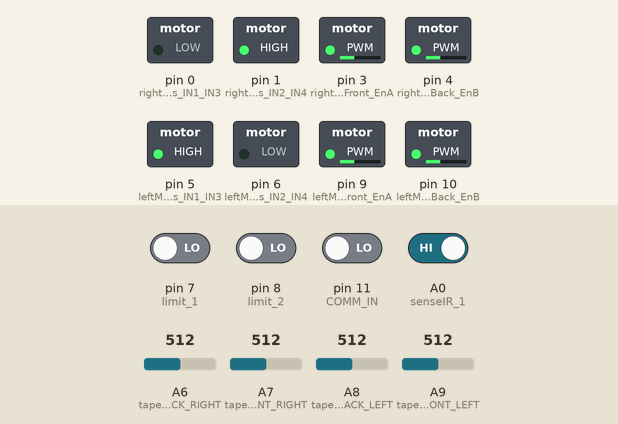
Simulated run of this program. Board: Teensy 3. Shown: switched loads named in the program (green lamp = pin HIGH). The test bench sets the inputs (shaded band); at power-on: A0 (senseIR_1) HIGH, pin 7 (limit_1), pin 8 (limit_2), pin 11 (COMM_IN) LOW, A7 (tapeIR_FRONT_RIGHT) = 512, A6 (tapeIR_BACK_RIGHT) = 512, A8 (tapeIR_BACK_LEFT) = 512, A9 (tapeIR_FRONT_LEFT) = 512. What the program prints to the serial monitor is not drawn.

Above: at 1.2 s.
1.3 s: pin 11 (COMM_IN) driven HIGH
At 4.0 s:
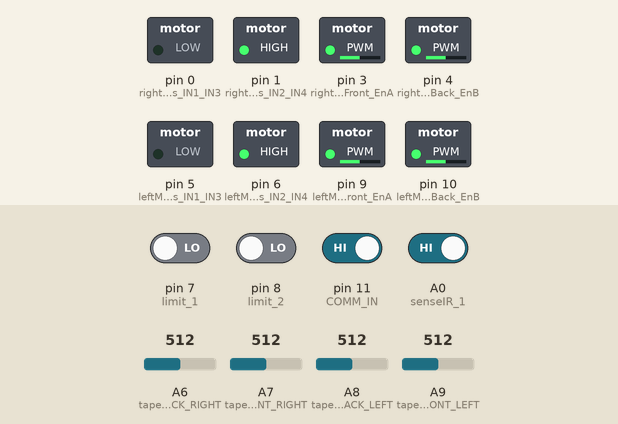
4.3 s: A7 (tapeIR_FRONT_RIGHT) set to 165
5.8 s: A7 (tapeIR_FRONT_RIGHT) set to 138
At 6.3 s:
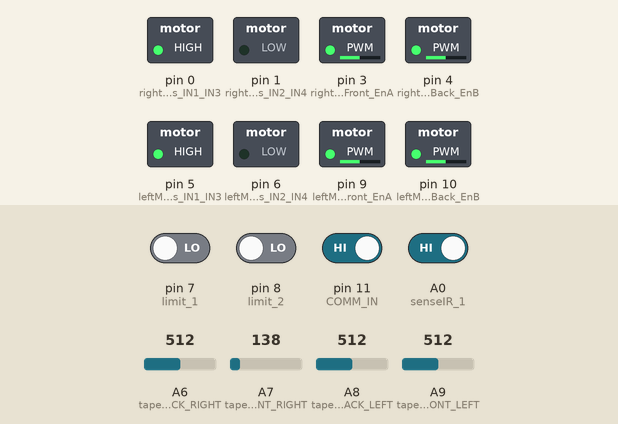
8.8 s: A7 (tapeIR_FRONT_RIGHT) set to 160
At 10.3 s:
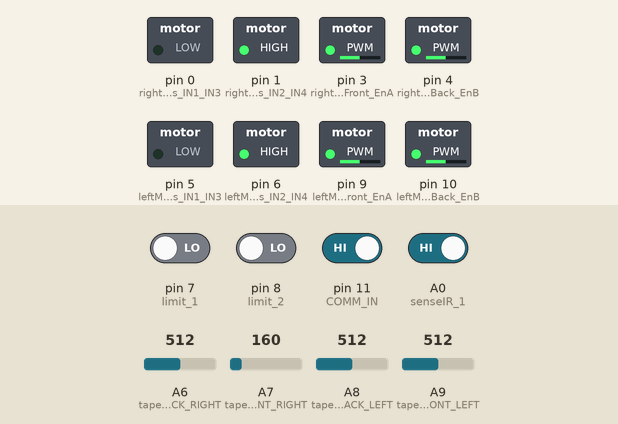
10.7 s: pin 7 (limit_1) driven HIGH
At 11.3 s:
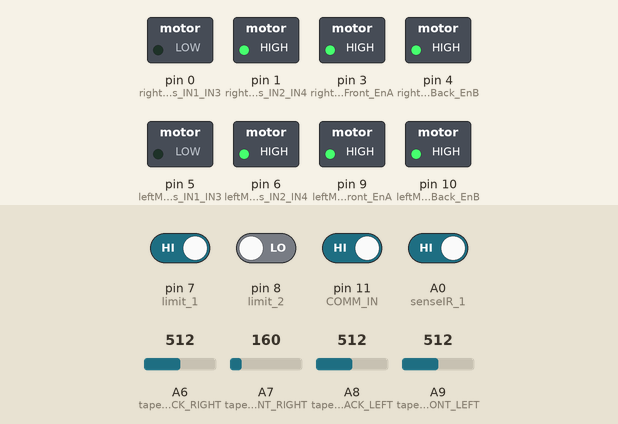
12.2 s: A6 (tapeIR_BACK_RIGHT) set to 162
13.7 s: A6 (tapeIR_BACK_RIGHT) set to 140
At 50.7 s:
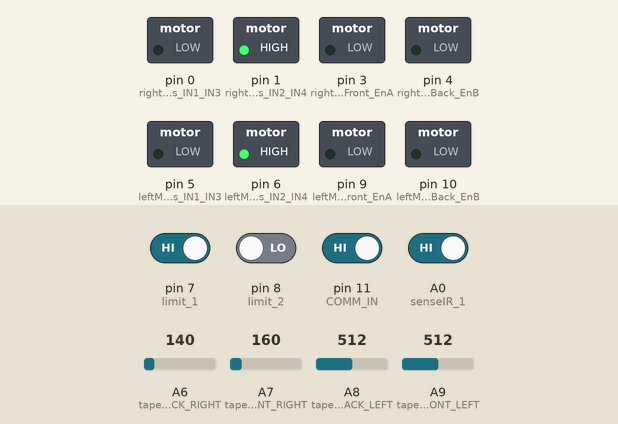
Timing chart, 0 to 51.5 s (numbered marks = the images above; inputs shaded):
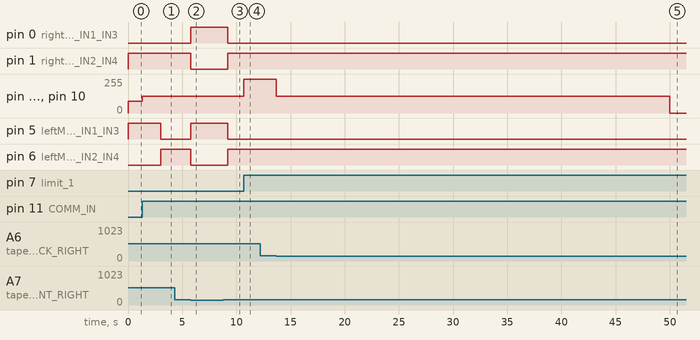

The program:

main.cpp
```cpp
#include <Arduino.h>
#include <Metro.h>

/*-----------------------------Module Defines-----------------------------*/
#define IR_BEACON_FREQUENCY     1000
#define GAME_TIMER_INTERVAL     50000
#define ROTATE_PI_INTERVAL      3000
#define OB_BACK_INTERVAL        500
#define OB_ROTATE_INTERVAL      1200
#define REVERSE_INTERVAL        500
#define MOTOR_FULL_SPEED        255
#define MOTOR_HALF_SPEED        124
#define MOTOR_SLOW_SPEED        90
#define MOTOR_STOP              0
#define LINE_THRESHOLD          150

/*-----------------------Module Function Prototypes-----------------------*/
void checkGlobalEvents(void);
void handleIdle(void);
void handleLocalize(void);
void handleAlign(void);
void handleMoveForward(void);
void handleOutOfBounds(void);
void handlePushing(void);
void handleReversing(void);
void handleSwitching(void);
void activateSpeed(int value);
void handleOutOfBoundsRotate(void);
void handleOutOfBoundsBackup(void);
void handleOutOfBoundsForward(void);
void gameFinished(void);
void alignmentFinished(void);
void outOfBoundsFinished(void);


/*---------------------------State Definitions----------------------------*/
typedef enum {
  STATE_IDLE,
  STATE_LOCALIZE,
  STATE_ALIGN,
  STATE_FORWARD,
  STATE_OUT_OB_ROT,
  STATE_OUT_OB_BACK,
  STATE_OUT_OB_FORWARD,
  STATE_PUSHING,
} States_t;

/*----------------------------Module Variables----------------------------*/
States_t state;
static Metro gameTimer = Metro(GAME_TIMER_INTERVAL);
static Metro alignTimer = Metro(ROTATE_PI_INTERVAL);
static Metro outOfBoundsRotateTimer = Metro(OB_ROTATE_INTERVAL);
static Metro outOfBoundsBackwardForwardTimer = Metro(OB_BACK_INTERVAL);
static Metro reverseTimer = Metro(REVERSE_INTERVAL);
static Metro switchTimer = Metro(ROTATE_PI_INTERVAL * 1.5);
IntervalTimer inputFrequencyTimer;

bool gameActive = true;

const uint8_t tapeIR_FRONT_LEFT = 23;          // Front Left Tape Sensor
const uint8_t tapeIR_FRONT_RIGHT = 21;         // Front Right Tape Sensor
const uint8_t tapeIR_BACK_LEFT = 22;           // Back Left Tape Sensor
const uint8_t tapeIR_BACK_RIGHT = 20;          // Back Right Tape Sensor

const uint8_t senseIR_1 = 14;                  // IR Beacon Sensor

const uint8_t rightMotors_IN1_IN3 = 0;         // Logic 1
const uint8_t rightMotors_IN2_IN4 = 1;         // Logic 2
const uint8_t rightMotorFront_EnA = 3;         // PWM Speed Control
const uint8_t rightMotorBack_EnB = 4;          // PWM Speed Control

const uint8_t leftMotors_IN1_IN3 = 5;          // Logic 1
const uint8_t leftMotors_IN2_IN4 = 6;          // Logic 2
const uint8_t leftMotorFront_EnA = 9;          // PWM Speed Control
const uint8_t leftMotorBack_EnB = 10;          // PWM Speed Control

const uint8_t limit_1 = 7;                     // Limit Switch 1
const uint8_t limit_2 = 8;                     // Limit Switch 2

const uint8_t COMM_IN = 11;                    // Input from other bot
const uint8_t COMM_OUT = 12;                   // Output to other bot

int key;                                       // Motor Test Input
int limit1Input;                               // First limit switch input reading
int limit2Input;                               // Second limit switch input reading
int tapeInput1;                                // Left tape sensor input reading
int tapeInput2;                                // Right tape sensor input reading
int measuredIRFrequency = 0;                   // IR sensor input reading

volatile uint16_t edgeCount = 0;               // Track number of falling waves in waveform
volatile float irMeasurementFrequency = 10000; // Calculate every 10,000 micro-seconds
float irFrequencyPrecision = 20;               // Need to calibrate

bool rotationDirection = 'R';

/*-----------------------------Main Functions-----------------------------*/

void countFallingEdges() {
  edgeCount++;
}

void recordMeasuredIRFrequency() {
  noInterrupts();
  measuredIRFrequency = edgeCount * 100;
  edgeCount = 0;
  interrupts();
}

void setup() {
  Serial.begin(9300);
  //while(!Serial);

  state = STATE_IDLE;

  pinMode(tapeIR_FRONT_LEFT, INPUT);            // Set Pin 23 as tape sensor input
  pinMode(tapeIR_FRONT_RIGHT, INPUT);           // Set Pin 23 as tape sensor input
  pinMode(tapeIR_BACK_LEFT, INPUT);             // Set Pin 23 as tape sensor input
  pinMode(tapeIR_BACK_RIGHT, INPUT);            // Set Pin 23 as tape sensor input

  pinMode(senseIR_1, INPUT);                    // Set Pin 14 as IR beacon sensor

  pinMode(rightMotors_IN1_IN3, OUTPUT);         // Set Pin 0 as Right Motor Logic Input 1
  pinMode(rightMotors_IN2_IN4, OUTPUT);         // Set Pin 1 as Right Motor Logic Input 2
  pinMode(rightMotorFront_EnA, OUTPUT);         // Set Pin 3 as Right Front Motor PWM Speed Control
  pinMode(rightMotorBack_EnB, OUTPUT);          // Set Pin 4 as Right Back Motor PWM Speed Control

  pinMode(leftMotors_IN1_IN3, OUTPUT);          // Set Pin 5 as Left Motor Logic Input 1
  pinMode(leftMotors_IN2_IN4, OUTPUT);          // Set Pin 6 as Left Motor Logic Input 2
  pinMode(leftMotorFront_EnA, OUTPUT);          // Set Pin 9 as Left Front Motor PWM Speed Control
  pinMode(leftMotorBack_EnB, OUTPUT);           // Set Pin 10 as Left Back Motor PWM Speed Control

  pinMode(limit_1, INPUT);                      // Set Pin 7 as Limit Switch 1
  pinMode(limit_2, INPUT);                      // Set Pin 8 as Limit Switch 2

  attachInterrupt(digitalPinToInterrupt(senseIR_1), countFallingEdges, FALLING);
  inputFrequencyTimer.begin(recordMeasuredIRFrequency, irMeasurementFrequency);
}

void endGame() {
  state = STATE_IDLE;
  activateSpeed(MOTOR_STOP);
  Serial.println("Game over");
}

void loop() {
  checkGlobalEvents();
  if (!gameActive) {
    endGame();
  }
  switch (state) {
    case STATE_IDLE:
      Serial.println("State: Idle");
      handleIdle();
      break;
    case STATE_LOCALIZE:
      Serial.println("State: Localize");
      handleLocalize();
      break;
    case STATE_ALIGN:
      Serial.println("State: Align");
      handleAlign();
      break;
    case STATE_FORWARD:
      Serial.println("State: Forward");
      handleMoveForward();
      break;
    case STATE_OUT_OB_ROT:
      Serial.println("State: Out of bounds, turning");
      handleOutOfBoundsRotate();
      break;
    case STATE_OUT_OB_BACK:
      Serial.println("State: Out of bounds, backing up");
      handleOutOfBoundsBackup();
      break;
    case STATE_OUT_OB_FORWARD:
      Serial.println("State: Out of bounds, going forward");
      handleOutOfBoundsForward();
      break;
    case STATE_PUSHING:
      Serial.println("State: Pushing");
      handlePushing();
      break;
    default:    // Should never get into an unhandled state
      Serial.println("What is this I do not even...");
  }
}

uint8_t testGameTimerExpired(void) {
  return (uint8_t) gameTimer.check();
}

uint8_t testAlignTimerExpired(void) {
  return (uint8_t) alignTimer.check();
}

uint8_t testOutOfBoundsRotateTimerExpired(void) {
  return (uint8_t) outOfBoundsRotateTimer.check();
}

uint8_t testOutOfBoundsBackupForwardTimerExpired(void) {
  return (uint8_t) outOfBoundsBackwardForwardTimer.check();
}

void checkGlobalEvents() {
  limit1Input = digitalRead(limit_1);
  limit2Input = digitalRead(limit_2);
  if (testGameTimerExpired()) gameFinished();
}

void gameFinished(){
  gameActive = false;
}

void handleIdle(){
  if (gameActive) {
    gameTimer.reset();
    state = STATE_LOCALIZE;
  }
};

void setDirectionLeft(){
  digitalWrite(rightMotors_IN1_IN3, HIGH);
  digitalWrite(rightMotors_IN2_IN4, LOW);

  digitalWrite(leftMotors_IN1_IN3, LOW);
  digitalWrite(leftMotors_IN2_IN4, HIGH);
}

void setDirectionRight(){
  digitalWrite(rightMotors_IN1_IN3, LOW);
  digitalWrite(rightMotors_IN2_IN4, HIGH);

  digitalWrite(leftMotors_IN1_IN3, HIGH);
  digitalWrite(leftMotors_IN2_IN4, LOW);
}

void activateSpeed(int value){
  analogWrite(rightMotorFront_EnA, value);
  analogWrite(rightMotorBack_EnB, value);

  analogWrite(leftMotorFront_EnA, value);
  analogWrite(leftMotorBack_EnB, value);
}

void alignmentFinished(){
  Serial.println("Alignment finished");
  state = STATE_FORWARD;
}

void handleLocalize(){
  setDirectionRight();
  activateSpeed(MOTOR_SLOW_SPEED);
  Serial.println(abs(IR_BEACON_FREQUENCY - measuredIRFrequency));
  if (abs(IR_BEACON_FREQUENCY - measuredIRFrequency) < irFrequencyPrecision){
    state = STATE_ALIGN;
    // Send beacon signal via comm
    digitalWrite(COMM_OUT, HIGH);
    alignTimer.reset();
  }
  if (digitalRead(COMM_IN) == HIGH){
    state = STATE_ALIGN;
    rotationDirection = 'L';
  }
};

void handleAlign(){
  if (testAlignTimerExpired()) {
    Serial.println("Align timer expired");
    alignmentFinished();
  }

  if (rotationDirection == 'R') {
    setDirectionRight();
  }
  else if (rotationDirection == 'L') {
    setDirectionLeft();
  }

  activateSpeed(MOTOR_HALF_SPEED);
};

void setDirectionForward() {
  digitalWrite(rightMotors_IN1_IN3, LOW);
  digitalWrite(rightMotors_IN2_IN4, HIGH);

  digitalWrite(leftMotors_IN1_IN3, LOW);
  digitalWrite(leftMotors_IN2_IN4, HIGH);
}

void setDirectionBackward() {
  digitalWrite(rightMotors_IN1_IN3, HIGH);
  digitalWrite(rightMotors_IN2_IN4, LOW);

  digitalWrite(leftMotors_IN1_IN3, HIGH);
  digitalWrite(leftMotors_IN2_IN4, LOW);
}

void outOfBoundsFinished() {
  state = STATE_FORWARD;
}

void avoidLines() {
  uint16_t tapeSensorMeasurementFrontLeft = analogRead(tapeIR_FRONT_LEFT);
  uint16_t tapeSensorMeasurementFrontRight = analogRead(tapeIR_FRONT_RIGHT);
  uint16_t tapeSensorMeasurementBackLeft = analogRead(tapeIR_BACK_LEFT);
  uint16_t tapeSensorMeasurementBackRight = analogRead(tapeIR_BACK_RIGHT);
  Serial.println(LINE_THRESHOLD);
  if (tapeSensorMeasurementFrontLeft < LINE_THRESHOLD || tapeSensorMeasurementFrontRight < LINE_THRESHOLD) {
    state = STATE_OUT_OB_BACK;
    outOfBoundsBackwardForwardTimer.reset();
  }
  else if (tapeSensorMeasurementBackLeft < LINE_THRESHOLD || tapeSensorMeasurementBackRight < LINE_THRESHOLD) {
    state = STATE_OUT_OB_FORWARD;
    outOfBoundsBackwardForwardTimer.reset();
  }
}

void stopMotors(){
  digitalWrite(rightMotors_IN1_IN3, HIGH);
  digitalWrite(rightMotors_IN2_IN4, HIGH);

  digitalWrite(leftMotors_IN1_IN3, HIGH);
  digitalWrite(leftMotors_IN2_IN4, HIGH);
}

void resumeForward(){
  state = STATE_FORWARD;
}

void handleMoveForward(){
  setDirectionForward();
  activateSpeed(MOTOR_HALF_SPEED);
  if (limit1Input == 1 || limit2Input == 1){
    state = STATE_PUSHING;
  }
  avoidLines();
};

void handleOutOfBoundsRotate(){
  if (rotationDirection == 'L'){
    setDirectionLeft();
  }
  else if (rotationDirection == 'R'){
    setDirectionRight();
  }
  activateSpeed(MOTOR_HALF_SPEED);
  if (testOutOfBoundsRotateTimerExpired()) outOfBoundsFinished();
};

void handleOutOfBoundsBackup(){
  setDirectionBackward();
  activateSpeed(MOTOR_HALF_SPEED);
  if (testOutOfBoundsBackupForwardTimerExpired()){
    state = STATE_OUT_OB_ROT;
    outOfBoundsRotateTimer.reset();
  }
};

void handleOutOfBoundsForward(){
  setDirectionForward();
  activateSpeed(MOTOR_HALF_SPEED);
  if (testOutOfBoundsBackupForwardTimerExpired()){
    state = STATE_OUT_OB_ROT;
    outOfBoundsRotateTimer.reset();
  }
};

void handlePushing(){
  setDirectionForward();
  activateSpeed(MOTOR_FULL_SPEED);
  avoidLines();
};
```

Measured:
- the behaviour switches between 150 and 149 on A7 (tapeIR_FRONT_RIGHT) (found by bisection; images 1 and 2)
- the behaviour switches between 150 and 149 on A6 (tapeIR_BACK_RIGHT) (found by bisection; images 4 and 5)
- after the input at 1.3 s, pin 3 (rightMotorFront_EnA), pin 4 (rightMotorBack_EnB), pin 9 (leftMotorFront_EnA), pin 10 (leftMotorBack_EnB): 90/255 → 124/255 at once; pin 5 (leftMotors_IN1_IN3): HIGH → LOW after 1.7 s; pin 6 (leftMotors_IN2_IN4): LOW → HIGH after 1.7 s
- after the input at 5.8 s, pin 0 (rightMotors_IN1_IN3), pin 5 (leftMotors_IN1_IN3): LOW → HIGH at once; pin 1 (rightMotors_IN2_IN4), pin 6 (leftMotors_IN2_IN4): HIGH → LOW at once
- after the input at 8.8 s, pin 0 (rightMotors_IN1_IN3), pin 5 (leftMotors_IN1_IN3): HIGH → LOW after 0.41 s; pin 1 (rightMotors_IN2_IN4), pin 6 (leftMotors_IN2_IN4): LOW → HIGH after 0.41 s
- after the input at 10.7 s, pin 3 (rightMotorFront_EnA), pin 4 (rightMotorBack_EnB), pin 9 (leftMotorFront_EnA), pin 10 (leftMotorBack_EnB): 124/255 → 255/255 at once
- after the input at 13.7 s, pin 3 (rightMotorFront_EnA), pin 4 (rightMotorBack_EnB), pin 9 (leftMotorFront_EnA), pin 10 (leftMotorBack_EnB): 255/255 → 124/255 at once, → 0/255 36.3 s later
